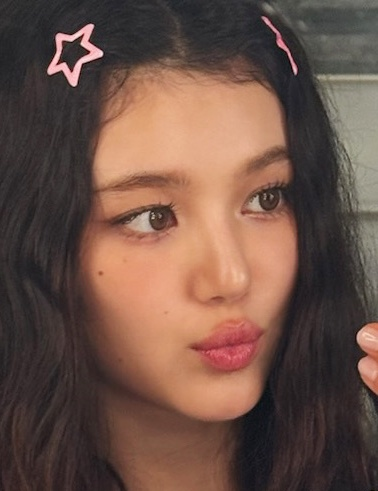
#> input picture HW1/NJZ_cropped_faces_dataset/Danielle/danielle_015.jpg, 378 x 491 px; its folder holds only this picture in this run
$ python hog_svm2.py
#> lines starting #> are read from the running program, lines starting #| are printed output that depends on the picture
# this is for the hog svm classifier with 64x64 images

import cv2
import numpy as np
from skimage.feature import hog
from sklearn.model_selection import StratifiedKFold, cross_val_score, cross_val_predict
from sklearn.svm import SVC
from sklearn.metrics import classification_report, confusion_matrix
import matplotlib.pyplot as plt
import os
from glob import glob
import random
import shutil

# Set random seed for reproducibility
random_seed = 722
random.seed(random_seed)
np.random.seed(random_seed)

# Path to your dataset
dataset_path = "NJZ_cropped_faces_dataset"

# Define the members
members = ["Danielle", "Hanni", "Minji", "Hyein", "Haerin"]

# Store images and labels
images = []
labels = []
file_paths = []

# Load images for each member
for idx, member in enumerate(members):
    member_path = os.path.join(dataset_path, member)
    image_paths = glob(os.path.join(member_path, "*.jpg"))

    # Randomly select 180 images per member
    if len(image_paths) > 180:
        image_paths = random.sample(image_paths, 180)

    for img_path in image_paths:
        # Read image
        img = cv2.imread(img_path)
#> img is the input picture: shape (491, 378, 3); mean B, G, R 71, 82, 109.1
        img = cv2.cvtColor(img, cv2.COLOR_BGR2GRAY)  # Convert to grayscale
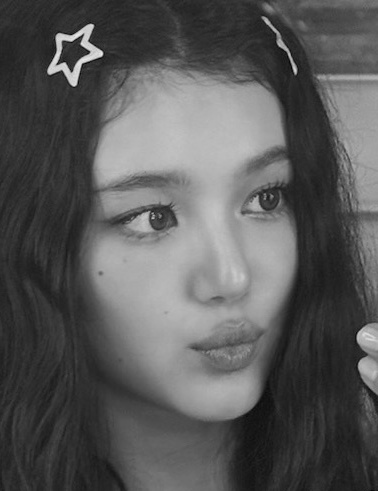
#> img: shape (491, 378); min 5, max 240, mean 88.8
        img = cv2.resize(img, (64, 64))  # Resize to consistent dimensions
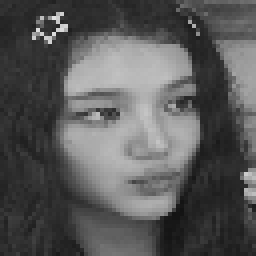
#> img: shape (64, 64) (shown 4 times larger); min 19, max 224, mean 88.5

        # Append image, label, and file path
        images.append(img)
        labels.append(idx)
        file_paths.append(img_path)

# Convert to numpy arrays
images = np.array(images)
labels = np.array(labels)
file_paths = np.array(file_paths)

# Extract HOG features
print("Extracting HOG features...")
hog_features = []
for image in images:
    features = hog(image, orientations=9, pixels_per_cell=(8, 8),
                   cells_per_block=(2, 2), visualize=False)
    hog_features.append(features)

hog_features = np.array(hog_features)

# Perform cross-validation
print("Performing 5-fold cross-validation...")
cv = StratifiedKFold(n_splits=5, shuffle=True, random_state=random_seed)
svm = SVC(kernel='linear', probability=True, random_state=random_seed)

# Cross-validation scores (accuracy)
#> (the run stopped early here; a loop or call above may not have finished)
